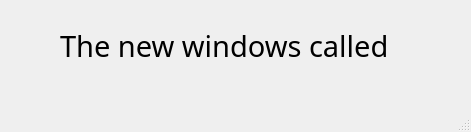
<?xml version="1.0" encoding="UTF-8"?>
<ui version="4.0">
 <class>newWindow</class>
 <widget class="QMainWindow" name="newWindow">
  <property name="geometry">
   <rect>
    <x>0</x>
    <y>0</y>
    <width>471</width>
    <height>132</height>
   </rect>
  </property>
  <property name="windowTitle">
   <string>New Window</string>
  </property>
  <widget class="QWidget" name="centralwidget">
   <widget class="QLabel" name="label">
    <property name="geometry">
     <rect>
      <x>60</x>
      <y>20</y>
      <width>331</width>
      <height>51</height>
     </rect>
    </property>
    <property name="font">
     <font>
      <family>MV Boli</family>
      <pointsize>22</pointsize>
     </font>
    </property>
    <property name="text">
     <string>The new windows called</string>
    </property>
   </widget>
  </widget>
  <widget class="QMenuBar" name="menubar">
   <property name="geometry">
    <rect>
     <x>0</x>
     <y>0</y>
     <width>471</width>
     <height>21</height>
    </rect>
   </property>
  </widget>
  <widget class="QStatusBar" name="statusbar"/>
 </widget>
 <resources/>
 <connections/>
</ui>
